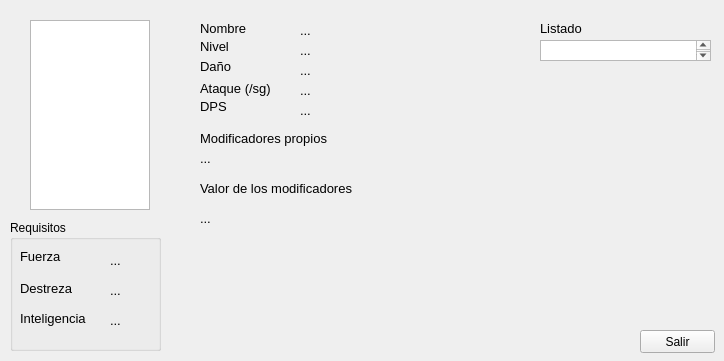
<?xml version="1.0" encoding="UTF-8"?>
<ui version="4.0">
 <author>mahoca</author>
 <class>win_armas</class>
 <widget class="QMainWindow" name="win_armas">
  <property name="geometry">
   <rect>
    <x>0</x>
    <y>0</y>
    <width>724</width>
    <height>361</height>
   </rect>
  </property>
  <property name="windowTitle">
   <string>Inventario Armas</string>
  </property>
  <widget class="QWidget" name="centralwidget">
   <widget class="QGraphicsView" name="graphicsView">
    <property name="geometry">
     <rect>
      <x>30</x>
      <y>20</y>
      <width>120</width>
      <height>190</height>
     </rect>
    </property>
    <property name="verticalScrollBarPolicy">
     <enum>Qt::ScrollBarAlwaysOff</enum>
    </property>
    <property name="horizontalScrollBarPolicy">
     <enum>Qt::ScrollBarAlwaysOff</enum>
    </property>
   </widget>
   <widget class="QLabel" name="label">
    <property name="geometry">
     <rect>
      <x>200</x>
      <y>20</y>
      <width>51</width>
      <height>16</height>
     </rect>
    </property>
    <property name="font">
     <font>
      <pointsize>10</pointsize>
     </font>
    </property>
    <property name="text">
     <string>Nombre</string>
    </property>
   </widget>
   <widget class="QListView" name="listView">
    <property name="geometry">
     <rect>
      <x>540</x>
      <y>40</y>
      <width>171</width>
      <height>21</height>
     </rect>
    </property>
    <property name="verticalScrollBarPolicy">
     <enum>Qt::ScrollBarAlwaysOn</enum>
    </property>
    <property name="horizontalScrollBarPolicy">
     <enum>Qt::ScrollBarAlwaysOff</enum>
    </property>
   </widget>
   <widget class="QLabel" name="label_2">
    <property name="geometry">
     <rect>
      <x>200</x>
      <y>40</y>
      <width>46</width>
      <height>13</height>
     </rect>
    </property>
    <property name="font">
     <font>
      <pointsize>10</pointsize>
     </font>
    </property>
    <property name="text">
     <string>Nivel</string>
    </property>
   </widget>
   <widget class="QLabel" name="label_3">
    <property name="geometry">
     <rect>
      <x>200</x>
      <y>60</y>
      <width>46</width>
      <height>13</height>
     </rect>
    </property>
    <property name="font">
     <font>
      <pointsize>10</pointsize>
     </font>
    </property>
    <property name="text">
     <string>Daño</string>
    </property>
   </widget>
   <widget class="QLabel" name="label_4">
    <property name="geometry">
     <rect>
      <x>200</x>
      <y>80</y>
      <width>71</width>
      <height>16</height>
     </rect>
    </property>
    <property name="font">
     <font>
      <pointsize>10</pointsize>
     </font>
    </property>
    <property name="text">
     <string>Ataque (/sg)</string>
    </property>
   </widget>
   <widget class="QLabel" name="label_5">
    <property name="geometry">
     <rect>
      <x>200</x>
      <y>100</y>
      <width>46</width>
      <height>13</height>
     </rect>
    </property>
    <property name="font">
     <font>
      <pointsize>10</pointsize>
     </font>
    </property>
    <property name="text">
     <string>DPS</string>
    </property>
   </widget>
   <widget class="QGroupBox" name="groupBox">
    <property name="geometry">
     <rect>
      <x>10</x>
      <y>220</y>
      <width>151</width>
      <height>131</height>
     </rect>
    </property>
    <property name="title">
     <string>Requisitos</string>
    </property>
    <widget class="QLabel" name="label_8">
     <property name="geometry">
      <rect>
       <x>10</x>
       <y>90</y>
       <width>71</width>
       <height>16</height>
      </rect>
     </property>
     <property name="font">
      <font>
       <pointsize>10</pointsize>
      </font>
     </property>
     <property name="text">
      <string>Inteligencia</string>
     </property>
    </widget>
    <widget class="QLabel" name="label_7">
     <property name="geometry">
      <rect>
       <x>10</x>
       <y>60</y>
       <width>61</width>
       <height>16</height>
      </rect>
     </property>
     <property name="font">
      <font>
       <pointsize>10</pointsize>
      </font>
     </property>
     <property name="text">
      <string>Destreza</string>
     </property>
    </widget>
    <widget class="QLabel" name="label_6">
     <property name="geometry">
      <rect>
       <x>10</x>
       <y>30</y>
       <width>46</width>
       <height>13</height>
      </rect>
     </property>
     <property name="font">
      <font>
       <pointsize>10</pointsize>
      </font>
     </property>
     <property name="text">
      <string>Fuerza</string>
     </property>
    </widget>
    <widget class="QLabel" name="info_str">
     <property name="geometry">
      <rect>
       <x>100</x>
       <y>30</y>
       <width>41</width>
       <height>20</height>
      </rect>
     </property>
     <property name="font">
      <font>
       <pointsize>10</pointsize>
      </font>
     </property>
     <property name="text">
      <string>...</string>
     </property>
    </widget>
    <widget class="QLabel" name="info_dex">
     <property name="geometry">
      <rect>
       <x>100</x>
       <y>60</y>
       <width>31</width>
       <height>20</height>
      </rect>
     </property>
     <property name="font">
      <font>
       <pointsize>10</pointsize>
      </font>
     </property>
     <property name="text">
      <string>...</string>
     </property>
    </widget>
    <widget class="QLabel" name="info_int">
     <property name="geometry">
      <rect>
       <x>100</x>
       <y>90</y>
       <width>31</width>
       <height>20</height>
      </rect>
     </property>
     <property name="font">
      <font>
       <pointsize>10</pointsize>
      </font>
     </property>
     <property name="text">
      <string>...</string>
     </property>
    </widget>
   </widget>
   <widget class="QLabel" name="label_9">
    <property name="geometry">
     <rect>
      <x>200</x>
      <y>130</y>
      <width>131</width>
      <height>16</height>
     </rect>
    </property>
    <property name="font">
     <font>
      <pointsize>10</pointsize>
     </font>
    </property>
    <property name="text">
     <string>Modificadores propios</string>
    </property>
   </widget>
   <widget class="QLabel" name="label_10">
    <property name="geometry">
     <rect>
      <x>200</x>
      <y>180</y>
      <width>161</width>
      <height>16</height>
     </rect>
    </property>
    <property name="font">
     <font>
      <pointsize>10</pointsize>
     </font>
    </property>
    <property name="text">
     <string>Valor de los modificadores</string>
    </property>
   </widget>
   <widget class="QPushButton" name="btn_salir">
    <property name="geometry">
     <rect>
      <x>640</x>
      <y>330</y>
      <width>75</width>
      <height>23</height>
     </rect>
    </property>
    <property name="text">
     <string>Salir</string>
    </property>
   </widget>
   <widget class="QLabel" name="info_modvalor">
    <property name="geometry">
     <rect>
      <x>200</x>
      <y>210</y>
      <width>501</width>
      <height>16</height>
     </rect>
    </property>
    <property name="font">
     <font>
      <pointsize>10</pointsize>
     </font>
    </property>
    <property name="text">
     <string>...</string>
    </property>
   </widget>
   <widget class="QLabel" name="info_mod">
    <property name="geometry">
     <rect>
      <x>200</x>
      <y>150</y>
      <width>501</width>
      <height>16</height>
     </rect>
    </property>
    <property name="font">
     <font>
      <pointsize>10</pointsize>
     </font>
    </property>
    <property name="text">
     <string>...</string>
    </property>
   </widget>
   <widget class="QLabel" name="info_dps">
    <property name="geometry">
     <rect>
      <x>300</x>
      <y>100</y>
      <width>61</width>
      <height>20</height>
     </rect>
    </property>
    <property name="font">
     <font>
      <pointsize>10</pointsize>
     </font>
    </property>
    <property name="text">
     <string>...</string>
    </property>
   </widget>
   <widget class="QLabel" name="info_aps">
    <property name="geometry">
     <rect>
      <x>300</x>
      <y>80</y>
      <width>61</width>
      <height>20</height>
     </rect>
    </property>
    <property name="font">
     <font>
      <pointsize>10</pointsize>
     </font>
    </property>
    <property name="text">
     <string>...</string>
    </property>
   </widget>
   <widget class="QLabel" name="info_dano">
    <property name="geometry">
     <rect>
      <x>300</x>
      <y>60</y>
      <width>61</width>
      <height>20</height>
     </rect>
    </property>
    <property name="font">
     <font>
      <pointsize>10</pointsize>
     </font>
    </property>
    <property name="text">
     <string>...</string>
    </property>
   </widget>
   <widget class="QLabel" name="info_nivel">
    <property name="geometry">
     <rect>
      <x>300</x>
      <y>40</y>
      <width>61</width>
      <height>20</height>
     </rect>
    </property>
    <property name="font">
     <font>
      <pointsize>10</pointsize>
     </font>
    </property>
    <property name="text">
     <string>...</string>
    </property>
   </widget>
   <widget class="QLabel" name="info_nombre">
    <property name="geometry">
     <rect>
      <x>300</x>
      <y>20</y>
      <width>61</width>
      <height>20</height>
     </rect>
    </property>
    <property name="font">
     <font>
      <pointsize>10</pointsize>
     </font>
    </property>
    <property name="text">
     <string>...</string>
    </property>
   </widget>
   <widget class="QLabel" name="label_11">
    <property name="geometry">
     <rect>
      <x>540</x>
      <y>20</y>
      <width>51</width>
      <height>16</height>
     </rect>
    </property>
    <property name="font">
     <font>
      <pointsize>10</pointsize>
     </font>
    </property>
    <property name="text">
     <string>Listado</string>
    </property>
   </widget>
  </widget>
 </widget>
 <resources/>
 <connections/>
 <designerdata>
  <property name="gridDeltaX">
   <number>10</number>
  </property>
  <property name="gridDeltaY">
   <number>10</number>
  </property>
  <property name="gridSnapX">
   <bool>true</bool>
  </property>
  <property name="gridSnapY">
   <bool>true</bool>
  </property>
  <property name="gridVisible">
   <bool>true</bool>
  </property>
 </designerdata>
</ui>
